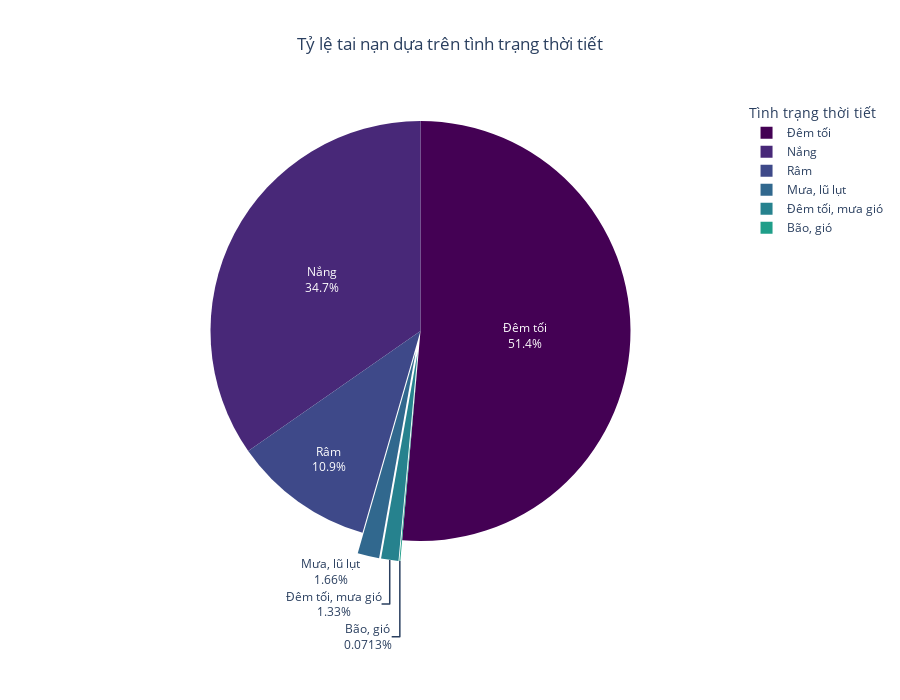

Here is the notebook cell this chart was saved with:
### Markdown cell above
### Có thể làm bộ lọc theo quận huyện , loại đường , ngày xảy ra tai nạn ...

### Code cell
# Prepare data for the pie chart
weather_condition_counts = data['Tình trạng thời tiết'].value_counts().reset_index()
weather_condition_counts.columns = ['Tình trạng thời tiết', 'Số vụ']

# Plot the pie chart using Plotly
fig = px.pie(
    weather_condition_counts, 
    values='Số vụ', 
    names='Tình trạng thời tiết', 
    title='Tỷ lệ tai nạn dựa trên tình trạng thời tiết',
    color_discrete_sequence=px.colors.sequential.Viridis  # Changed to Viridis for better contrast
)

# Customize labels and layout
fig.update_traces(
    textinfo='percent+label', 
    pull=[0.1 if value < 0.05 * weather_condition_counts['Số vụ'].sum() else 0 for value in weather_condition_counts['Số vụ']],
    textfont_size=12  # Adjust font size for better readability
)
fig.update_layout(
    title_x=0.5,  # Center the title
    legend_title="Tình trạng thời tiết",
    width=900,  # Adjusted width for better visualization
    height=700,  # Adjusted height for better visualization
    font=dict(size=12)  # Set default font size
)

# Show the figure
fig.show()

### Figure 1 — Plotly figure (JSON) as saved in the notebook; plotly's stock layout.template omitted (floating-point values rounded to 4 significant figures)
{"data": [{"domain": {"x": [0, 1], "y": [0, 1]}, "hovertemplate": "Tình trạng thời tiết=%{label}<br>Số vụ=%{value}<extra></extra>", "labels": ["Đêm tối", "Nắng", "Râm", "Mưa, lũ lụt", "Đêm tối, mưa gió", "Bão, gió"], "legendgroup": "", "name": "", "pull": [0, 0, 0, 0.1, 0.1, 0.1], "showlegend": true, "textfont": {"size": 12}, "textinfo": "percent+label", "type": "pie", "values": [2163, 1460, 457, 70, 56, 3]}], "layout": {"font": {"size": 12}, "height": 700, "legend": {"title": {"text": "Tình trạng thời tiết"}, "tracegroupgap": 0}, "piecolorway": ["#440154", "#482878", "#3e4989", "#31688e", "#26828e", "#1f9e89", "#35b779", "#6ece58", "#b5de2b", "#fde725"], "title": {"text": "Tỷ lệ tai nạn dựa trên tình trạng thời tiết", "x": 0.5}, "width": 900}}
